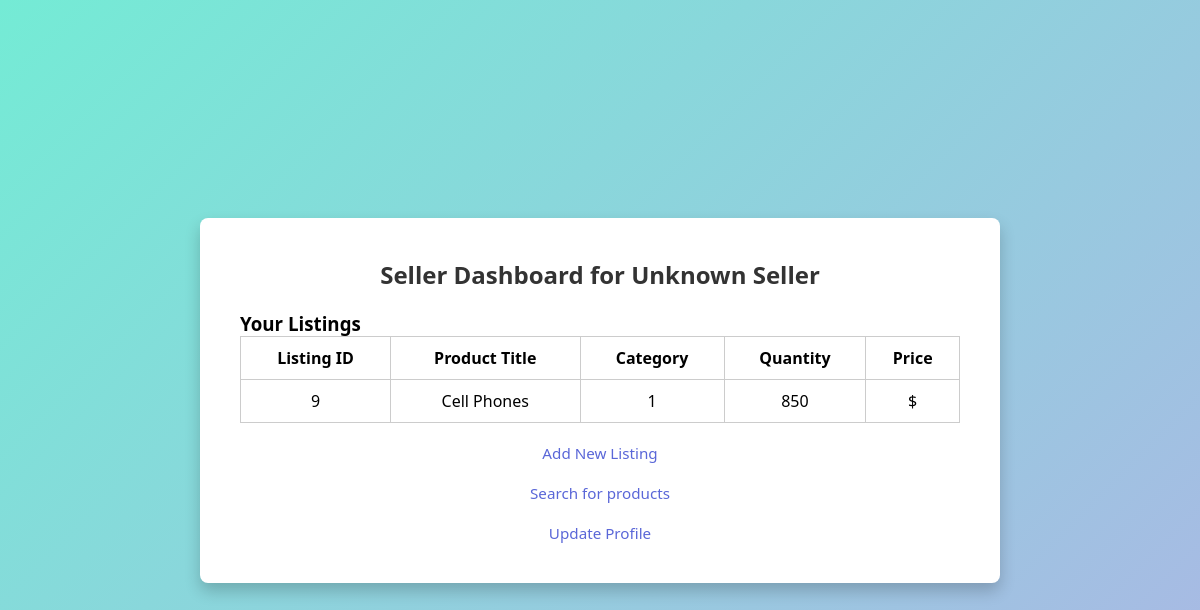
Before: /seller/dashboard (signed in) with the older database file.
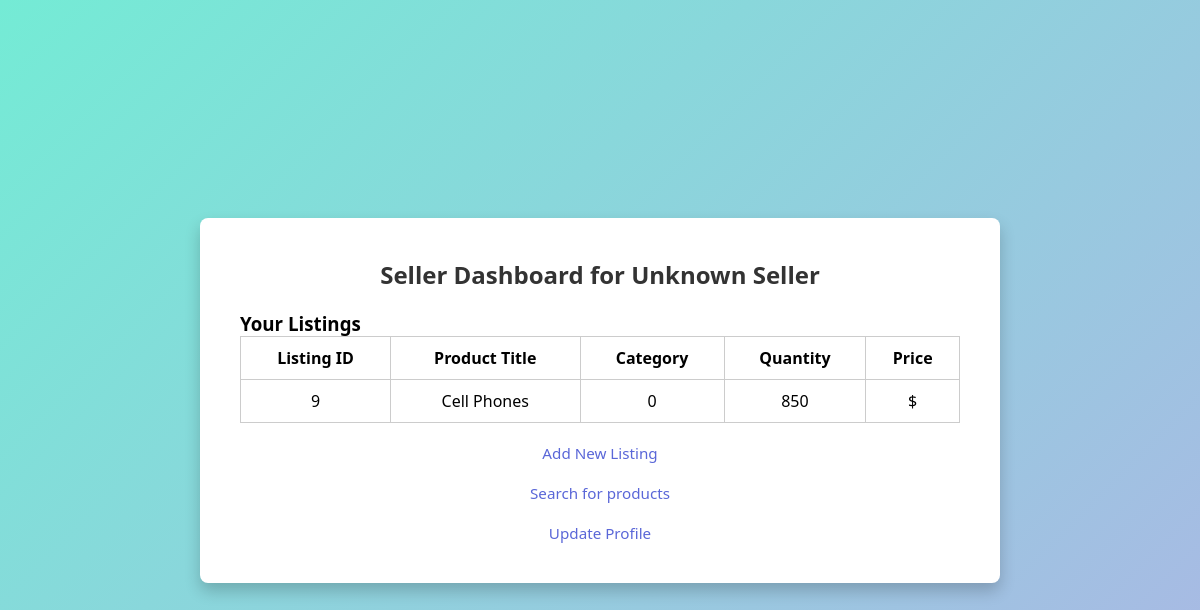
After: the same page with the newer database file.
### tables this page shows
CREATE TABLE Listings
(
    seller_email        text,
    listing_id          integer,
    category            text,
    product_title       text,
    product_name        text,
    product_description text,
    quantity            integer,
    product_price       integer,
    status              integer,
    primary key (listing_id, seller_email),
    foreign key (seller_email) references Sellers(email),
    foreign key (category) references Categories(category_name)
);

### app.py (the view)
@app.route('/seller/dashboard')
def seller_dashboard():
   if "email" not in session:
       flash("Please log in.")
       return redirect(url_for("index"))
   email = session["email"]
   roles = get_user_role(email)
   if 'Seller' not in roles:
       flash("Access restricted: Seller role required.")
       return redirect(url_for("index"))
   conn = sqlite3.connect(DATABASE)
   cursor = conn.cursor()
   cursor.execute("""
       SELECT Listing_ID, Product_Title, Category, Quantity, Product_Price
       FROM Listings
       WHERE Seller_Email = ?
   """, (email,))
   listings = cursor.fetchall()
   conn.close()
   return render_template("seller_dashboard.html", listings=listings, roles=roles)

### app.py (called while the page is built)
def get_user_role(email: str) -> list:
    conn = sqlite3.connect(DATABASE)
    cursor = conn.cursor()
    roles = []
    cursor.execute("SELECT 1 FROM buyers WHERE email = ?", (email,))
    if cursor.fetchone():
        roles.append("Buyer")
    cursor.execute("SELECT 1 FROM sellers WHERE email = ?", (email,))
    if cursor.fetchone():
        roles.append("Seller")
    cursor.execute("SELECT 1 FROM helpdesk WHERE email = ?", (email,))
    if cursor.fetchone():
        roles.append("HelpDesk")
    conn.close()
    return roles

### templates/seller_dashboard.html (shortened to what this page needs)
<!DOCTYPE html>
<html>
<head>
</head>
<body>
 <div class="container">
   <h2>Seller Dashboard for {{ session.get('business_name') }}</h2>
   <h3>Your Listings</h3>
{% if listings %}
 <table>
   <tr>
     <th>Listing ID</th>
     <th>Product Title</th>
     <th>Category</th>
     <th>Quantity</th>
     <th>Price</th>
   </tr>
   {% for listing in listings %}
   <tr>
     <td>{{ listing[0] }}</td>
     <td>{{ listing[2] }}</td>
     <td>{{ listing[3] }}</td>
     <td>{{ listing[4] }}</td>
     <td>${{ listing[5] }}</td>
   </tr>
   {% endfor %}
 </table>
{% else %}
 <p>No listings found.</p>
{% endif %}
   <a href="{{ url_for('add_listing') }}">Add New Listing</a>
     <a href="{{ url_for('search') }}">Search for products</a>
     <a class="link-button" href="{{ url_for('profile') }}">Update Profile</a>
 </div>
</body>
</html>

### templates/seller_dashboard.html (style rules this page uses)
* { margin: 0; padding: 0; box-sizing: border-box; }
body { font-family: 'Segoe UI', Tahoma, Geneva, Verdana, sans-serif; background: linear-gradient(135deg, #74ebd5, #ACB6E5); min-height: 100vh; display: flex; align-items: center; justify-content: center; }
.container { background-color: #fff; border-radius: 8px; padding: 40px; width: 800px; box-shadow: 0 8px 16px rgba(0, 0, 0, 0.2); }
h2 { text-align: center; margin-bottom: 20px; color: #333; }
table { width: 100%; border-collapse: collapse; margin-bottom: 20px; }
th, td { padding: 10px; border: 1px solid #ccc; text-align: center; }
a { display: block; text-align: center; color: #5A67D8; text-decoration: none; font-size: 0.95rem; margin-top: 20px; }

Changed rows visible on the page:
changed Listings "Cell Phones": quantity "1" → "0"
